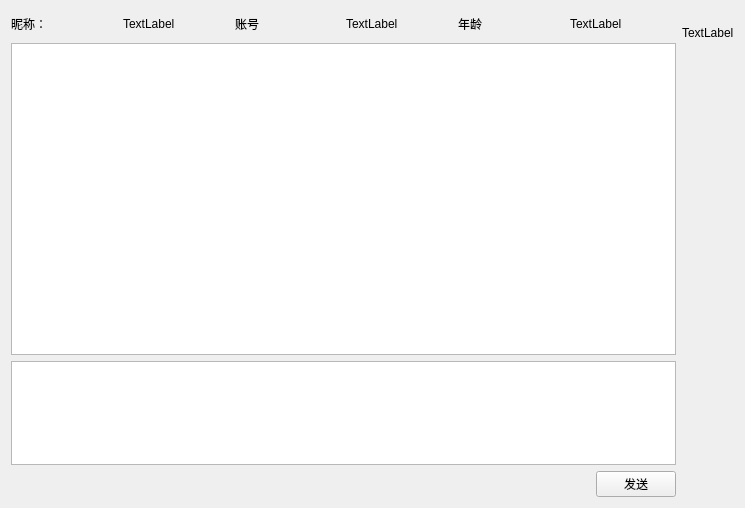
<?xml version="1.0" encoding="UTF-8"?>
<ui version="4.0">
 <class>CFriendConversationWidget</class>
 <widget class="QWidget" name="CFriendConversationWidget">
  <property name="geometry">
   <rect>
    <x>0</x>
    <y>0</y>
    <width>745</width>
    <height>508</height>
   </rect>
  </property>
  <property name="windowTitle">
   <string>聊天框</string>
  </property>
  <layout class="QHBoxLayout" name="horizontalLayout_3">
   <item>
    <layout class="QVBoxLayout" name="verticalLayout" stretch="1,12,4,1">
     <item>
      <layout class="QHBoxLayout" name="horizontalLayout" stretch="0,0,0,0,0,0">
       <item>
        <widget class="QLabel" name="LabelName">
         <property name="text">
          <string>昵称：</string>
         </property>
        </widget>
       </item>
       <item>
        <widget class="QLabel" name="LabelAgeValue">
         <property name="text">
          <string>TextLabel</string>
         </property>
        </widget>
       </item>
       <item>
        <widget class="QLabel" name="LabelAccountValue">
         <property name="text">
          <string>账号</string>
         </property>
        </widget>
       </item>
       <item>
        <widget class="QLabel" name="LabelAge">
         <property name="text">
          <string>TextLabel</string>
         </property>
        </widget>
       </item>
       <item>
        <widget class="QLabel" name="LabelOnlineValue">
         <property name="text">
          <string>年龄</string>
         </property>
        </widget>
       </item>
       <item>
        <widget class="QLabel" name="LabelNameValue">
         <property name="text">
          <string>TextLabel</string>
         </property>
        </widget>
       </item>
      </layout>
     </item>
     <item>
      <widget class="QTextEdit" name="TextEShowMsg"/>
     </item>
     <item>
      <widget class="QTextEdit" name="TextEWriteMsg"/>
     </item>
     <item>
      <layout class="QHBoxLayout" name="horizontalLayout_2" stretch="10,1">
       <item>
        <spacer name="horizontalSpacer">
         <property name="orientation">
          <enum>Qt::Horizontal</enum>
         </property>
         <property name="sizeHint" stdset="0">
          <size>
           <width>40</width>
           <height>20</height>
          </size>
         </property>
        </spacer>
       </item>
       <item>
        <widget class="QPushButton" name="BtnSendMsg">
         <property name="text">
          <string>发送</string>
         </property>
        </widget>
       </item>
      </layout>
     </item>
    </layout>
   </item>
   <item>
    <layout class="QVBoxLayout" name="verticalLayout_2" stretch="1,10">
     <item>
      <widget class="QLabel" name="LabelAccount">
       <property name="text">
        <string>TextLabel</string>
       </property>
      </widget>
     </item>
     <item>
      <spacer name="verticalSpacer">
       <property name="orientation">
        <enum>Qt::Vertical</enum>
       </property>
       <property name="sizeHint" stdset="0">
        <size>
         <width>20</width>
         <height>40</height>
        </size>
       </property>
      </spacer>
     </item>
    </layout>
   </item>
  </layout>
 </widget>
 <resources/>
 <connections/>
</ui>
